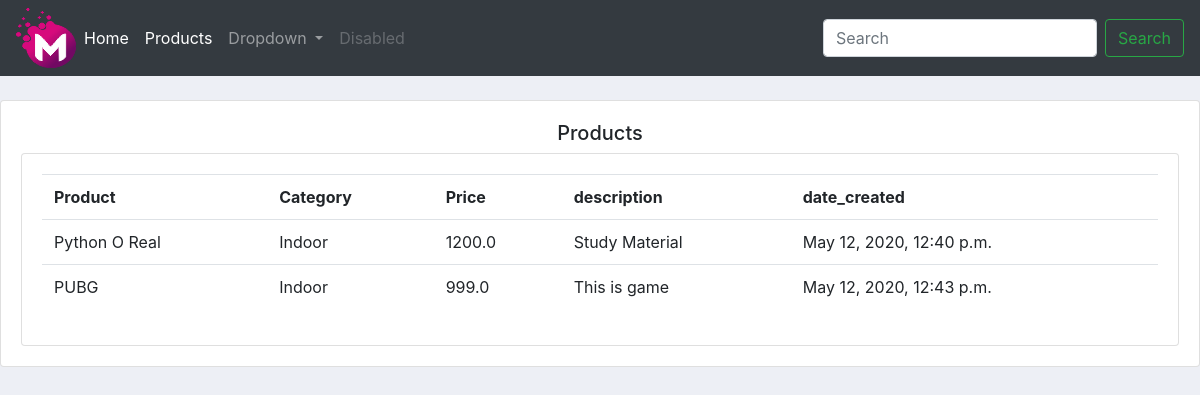
Before: /products/ with the older database file.
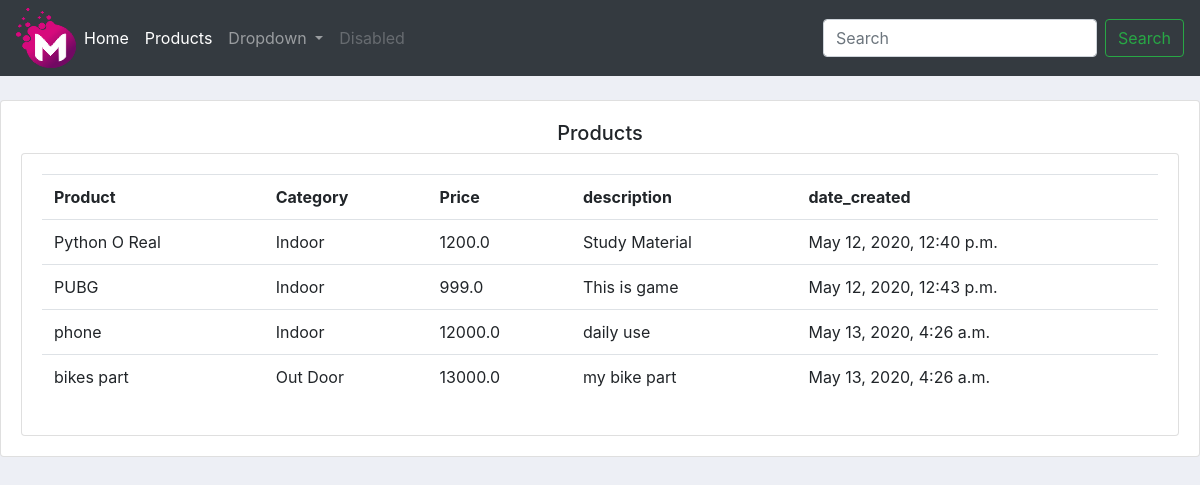
After: the same page with the newer database file.
### accounts/models.py (models this page shows, shortened)
class Product(models.Model):
    CATEGORY = (
        ("Indoor","Indoor"),
        ('Out Door','Out Door'),
    )
    name = models.CharField(max_length=200, null=True)
    price = models.FloatField(null=True)
    category = models.CharField(max_length=200, null=True, choices=CATEGORY)
    description = models.CharField(max_length=200, null=True, blank=True)
    date_created = models.DateTimeField(auto_now_add=True, null=True)
    tag = models.ManyToManyField(Tag)

### accounts/views.py (the view)
# urls.py: path('products/',views.products,name='products'),
def products(request):
    products_data = Product.objects.all()
    return render(request, 'products.html',{'products_show':products_data})

### accounts/templates/products.html
{% extends 'navbar.html' %}
{% block content %}
<br>
<div class="row">
    <div class="col-md">
        <div class="card card-body" >
            <h5 align='center'> Products </h5>
            <div class="card card-body">
                <table class="table">
                    <tr>
                        <th> Product </th>
                        <th> Category </th>
                        <th> Price </th>
                        <th> description </th>
                        <th> date_created </th>
                    </tr>
                    {% for i in products_show %}
                    <tr>
                        <td>{{ i.name }}</td>
                        <td>{{ i.category }}</td>
                        <td>{{ i.price }}</td>
                        <td>{{ i.description }}</td>
                        <td>{{ i.date_created }}</td>
                    </tr>
                    {% endfor %}
                </table>
            </div>
        </div>
    </div>
</div>
{% endblock %}

### accounts/templates/navbar.html (shortened to what this page needs)
{% include "links.html" %}
{% load static %}
<!DOCTYPE html>
<html>
    <head>
    </head>
    <body>
<nav class="navbar navbar-expand-lg navbar-dark bg-dark">
  <img  src="{% static 'images/logo_orginal.png' %}">
  <div class="collapse navbar-collapse" id="navbarSupportedContent">
    <ul class="navbar-nav mr-auto">
      <li class="nav-item active">
        <a class="nav-link" href="{% url 'home' %}">Home<span class="sr-only">(current)</span></a>
      </li>
      <li class="nav-item active">
        <a class="nav-link" href="{% url 'products' %}">Products<span class="sr-only">(current)</span></a>
      </li>
      <li class="nav-item dropdown">
        <a class="nav-link dropdown-toggle" href="#" id="navbarDropdown" role="button" data-toggle="dropdown" aria-haspopup="true" aria-expanded="false">
          Dropdown
        </a>
      </li>
      <li class="nav-item">
        <a class="nav-link disabled" href="#">Disabled</a>
      </li>
    </ul>
    <form class="form-inline my-2 my-lg-0">
      <input class="form-control mr-sm-2" type="search" placeholder="Search" aria-label="Search">
      <button class="btn btn-outline-success my-2 my-sm-0" type="submit">Search</button>
    </form>
  </div>
</nav>
        {% block content %}
        {% endblock %}
    </body>
</html>

### accounts/templates/links.html (shortened to what this page needs)
<html>
<head>
{% load static %}
<link rel="stylesheet" href="https://stackpath.bootstrapcdn.com/bootstrap/4.4.1/css/bootstrap.min.css">
<link rel="stylesheet" type="text/css" href="{% static '/css/main.css' %}">
</head>
</html>

### accounts/static/css/main.css (style rules this page uses)
body { background-color: #edeff5; }

Changed rows visible on the page:
added Product: name "phone", category "Indoor", price "12000.0", description "daily use", date_created "May 13, 2020, 4:26 a.m."
added Product: name "bikes part", category "Out Door", price "13000.0", description "my bike part", date_created "May 13, 2020, 4:26 a.m."
